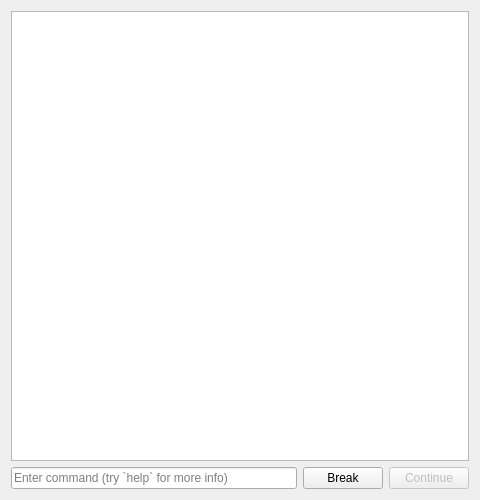
<?xml version="1.0" encoding="UTF-8"?>
<ui version="4.0">
 <class>QGBA::DebuggerConsole</class>
 <widget class="QWidget" name="QGBA::DebuggerConsole">
  <property name="geometry">
   <rect>
    <x>0</x>
    <y>0</y>
    <width>480</width>
    <height>500</height>
   </rect>
  </property>
  <property name="windowTitle">
   <string>Debugger</string>
  </property>
  <layout class="QGridLayout" name="gridLayout">
   <item row="0" column="0" colspan="3">
    <widget class="QGBA::LogWidget" name="log">
     <property name="readOnly">
      <bool>true</bool>
     </property>
    </widget>
   </item>
   <item row="1" column="0">
    <widget class="QGBA::HistoryLineEdit" name="prompt">
     <property name="placeholderText">
      <string>Enter command (try `help` for more info)</string>
     </property>
    </widget>
   </item>
   <item row="1" column="1">
    <widget class="QPushButton" name="breakpoint">
     <property name="text">
      <string>Break</string>
     </property>
    </widget>
   </item>
   <item row="1" column="2">
    <widget class="QPushButton" name="doContinue">
     <property name="enabled">
      <bool>false</bool>
     </property>
     <property name="text">
      <string>Continue</string>
     </property>
    </widget>
   </item>
  </layout>
 </widget>
 <customwidgets>
  <customwidget>
   <class>QGBA::LogWidget</class>
   <extends>QPlainTextEdit</extends>
   <header>LogWidget.h</header>
  </customwidget>
  <customwidget>
   <class>QGBA::HistoryLineEdit</class>
   <extends>QLineEdit</extends>
   <header>HistoryLineEdit.h</header>
  </customwidget>
 </customwidgets>
 <resources/>
 <connections/>
</ui>
